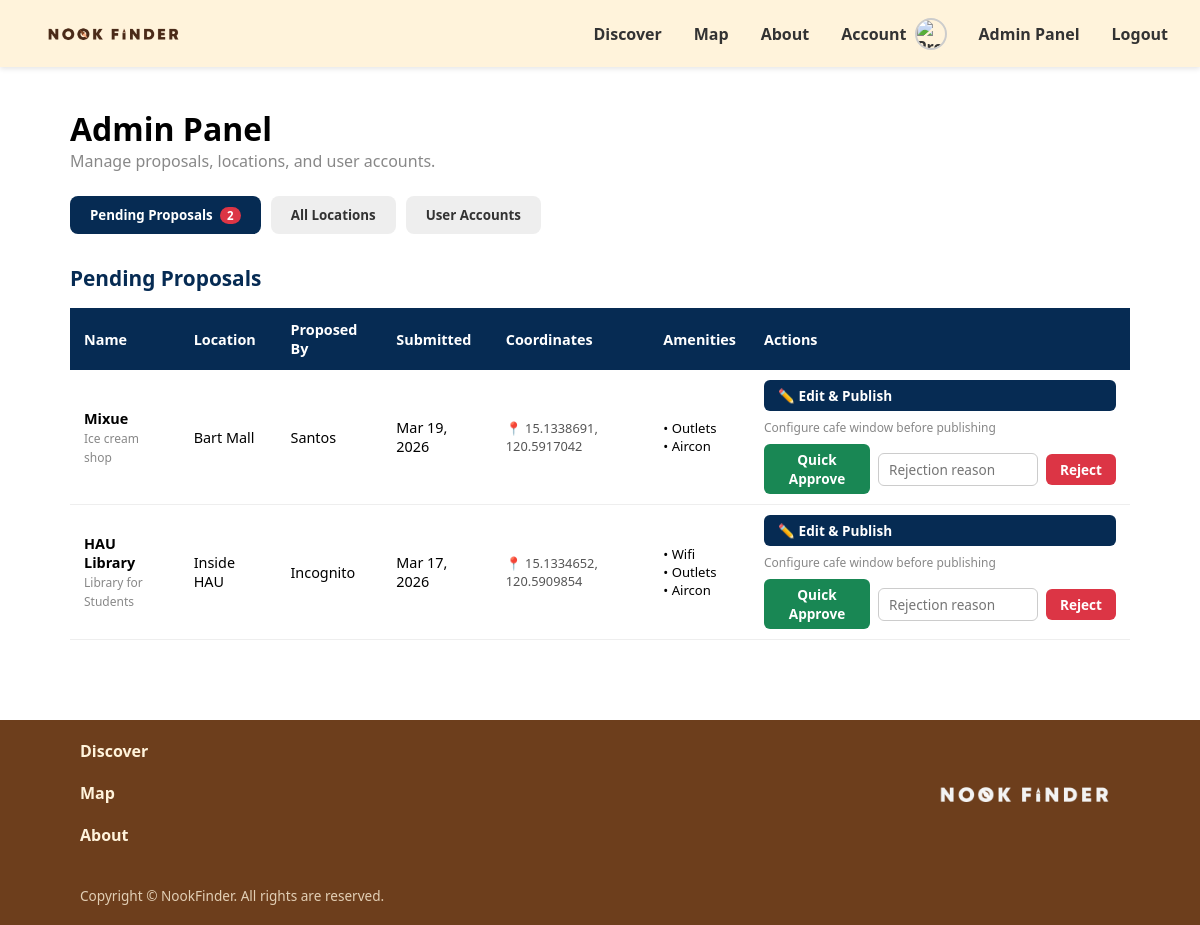
Page /admin.php (signed in) on the committed database.
### tables this page shows
CREATE TABLE `places` (
  `id` int(11) NOT NULL,
  `name` varchar(100) NOT NULL,
  `location` varchar(150) NOT NULL,
  `distance_km` decimal(3,1) NOT NULL,
  `description` text DEFAULT NULL,
  `created_by` int(11) DEFAULT NULL,
  `created_at` timestamp NOT NULL DEFAULT current_timestamp(),
  `image` varchar(255) DEFAULT NULL,
  `latitude` decimal(10,7) NOT NULL,
  `longitude` decimal(10,7) NOT NULL,
  `wifi` enum('Yes','No') NOT NULL DEFAULT 'No',
  `outlet` enum('Yes','No') NOT NULL DEFAULT 'No',
  `aircon` enum('Yes','No') NOT NULL DEFAULT 'No',
  `parking` enum('Yes','No') NOT NULL DEFAULT 'No',
  `status` enum('pending','approved','rejected') DEFAULT 'pending',
  `proposed_by` int(11) DEFAULT NULL,
  `reviewed_by` int(11) DEFAULT NULL,
  `reviewed_at` datetime DEFAULT NULL,
  `rejection_reason` varchar(255) DEFAULT NULL
);

CREATE TABLE `accounts` (
  `account_id` int(11) NOT NULL,
  `username` varchar(50) NOT NULL,
  `password` varchar(255) NOT NULL,
  `profile_pic` varchar(255) DEFAULT NULL,
  `created_at` timestamp NOT NULL DEFAULT current_timestamp(),
  `Type` varchar(10) NOT NULL DEFAULT 'User'
);

### admin.php (the view, shortened to what this page needs)
<?php
include 'config.php';
$pending_places = $conn->query("
    SELECT p.*, a.username AS proposer
    FROM places p
    LEFT JOIN accounts a ON p.proposed_by = a.account_id
    WHERE p.status = 'pending'
    ORDER BY p.created_at DESC
")->fetch_all(MYSQLI_ASSOC);
include 'header.php';
?>
<div class="admin-wrapper">
    <h1>Admin Panel</h1>
    <p style="color:#888; margin-bottom:24px;">Manage proposals, locations, and user accounts.</p>
    <div class="admin-tabs">
        <button class="tab-btn active" onclick="switchTab('pending', this)">
            Pending Proposals
            <?php if ($pending_places): ?>
                <span style="background:#dc3545;color:white;border-radius:20px;padding:1px 7px;font-size:0.72rem;margin-left:4px;">
                    <?= count($pending_places) ?>
                </span>
            <?php endif; ?>
        </button>
        <button class="tab-btn" onclick="switchTab('locations', this)">All Locations</button>
        <button class="tab-btn" onclick="switchTab('users', this)">User Accounts</button>
    </div>
    <div id="tab-pending" class="tab-content active">
        <div class="section-title">Pending Proposals</div>
        <table>
            <thead>
                <tr>
                    <th>Name</th><th>Location</th><th>Proposed By</th>
                    <th>Submitted</th><th>Coordinates</th><th>Amenities</th><th>Actions</th>
                </tr>
            </thead>
            <tbody>
            <?php if (empty($pending_places)): ?>
                <tr><td colspan="7" style="text-align:center;color:#888;padding:20px;">No pending proposals.</td></tr>
            <?php else: ?>
                <?php foreach ($pending_places as $row): ?>
                <tr>
                    <td>
                        <strong><?= htmlspecialchars($row['name']) ?></strong><br>
                        <small style="color:#888;"><?= htmlspecialchars($row['description']) ?></small>
                    </td>
                    <td><?= htmlspecialchars($row['location']) ?></td>
                    <td><?= $row['proposer'] ? htmlspecialchars($row['proposer']) : '<em style="color:#aaa">Guest</em>' ?></td>
                    <td><?= date('M d, Y', strtotime($row['created_at'])) ?></td>
                    <td style="font-size:0.8rem;color:#555;">📍 <?= $row['latitude'] ?>, <?= $row['longitude'] ?></td>
                    <td style="font-size:0.82rem;">
                        <?= $row['wifi']    === 'Yes' ? '<div>• Wifi</div>'    : '' ?>
                        <?= $row['outlet']  === 'Yes' ? '<div>• Outlets</div>' : '' ?>
                        <?= $row['aircon']  === 'Yes' ? '<div>• Aircon</div>'  : '' ?>
                    </td>
                    <td>
                        <div class="action-cell">
                            <a href="admin_edit_place.php?id=<?= $row['id'] ?>" class="action-btn btn-edit">
                                ✏️ Edit &amp; Publish
                            </a>
                            <span class="hint">Configure cafe window before publishing</span>
                            <div class="action-row">
                                <button class="action-btn btn-approve"
                                        onclick="reviewPlace(<?= $row['id'] ?>, 'approved', '')">
                                    Quick Approve
                                </button>
                                <input type="text" id="reason-<?= $row['id'] ?>"
                                       class="reject-input" placeholder="Rejection reason">
                                <button class="action-btn btn-reject"
                                        onclick="reviewPlace(<?= $row['id'] ?>, 'rejected',
                                            document.getElementById('reason-<?= $row['id'] ?>').value)">
                                    Reject
                                </button>
                            </div>
                        </div>
                    </td>
                </tr>
                <?php endforeach; ?>
            <?php endif; ?>
            </tbody>
        </table>
    </div>
</div>
<?php include 'footer.php'; ?>

### style.css (style rules this page uses)
* { margin: 0; padding: 0; box-sizing: border-box; font-family: 'Segoe UI', sans-serif; }

### admin.php (style rules this page uses)
.admin-wrapper { max-width: 1100px; margin: 40px auto; padding: 0 20px; }
.admin-tabs { display: flex; gap: 10px; margin-bottom: 30px; flex-wrap: wrap; }
.tab-btn { padding: 10px 20px; border: none; border-radius: 8px; cursor: pointer; font-weight: 600; background: #eee; color: #333; transition: all 0.2s; }
.tab-btn.active { background: #062b53; color: white; }
.tab-content { display: none; }
.tab-content.active { display: block; }
table { width: 100%; border-collapse: collapse; font-size: 0.9rem; }
th { background: #062b53; color: white; padding: 12px 14px; text-align: left; }
td { padding: 10px 14px; border-bottom: 1px solid #eee; vertical-align: middle; }
.action-btn { padding: 6px 14px; border: none; border-radius: 6px; cursor: pointer; font-size: 0.85rem; font-weight: 600; }
.btn-approve { background: #198754; color: white; }
.btn-reject { background: #dc3545; color: white; }
.btn-edit { background: #062b53; color: white; text-decoration: none; display: inline-block; }
.reject-input { padding: 6px 10px; border: 1px solid #ccc; border-radius: 6px; font-size: 0.85rem; width: 160px; }
.section-title { font-size: 1.3rem; font-weight: 700; margin-bottom: 16px; color: #062b53; }
.action-cell { display: flex; flex-direction: column; gap: 8px; }
.action-row { display: flex; gap: 8px; align-items: center; flex-wrap: nowrap; }
.hint { font-size: 0.75rem; color: #888; }

### rows in the picture
places: name "Mixue", description "Ice cream shop", location "Bart Mall", accounts.username "Santos", created_at "Mar 19, 2026", latitude "15.1338691", longitude "120.5917042", outlet "• Outlets", aircon "• Aircon"
places: name "HAU Library", description "Library for Students", location "Inside HAU", accounts.username "Incognito", created_at "Mar 17, 2026", latitude "15.1334652", longitude "120.5909854", wifi "• Wifi", outlet "• Outlets", aircon "• Aircon"

### other values in the picture
count($pending_places) "2"
